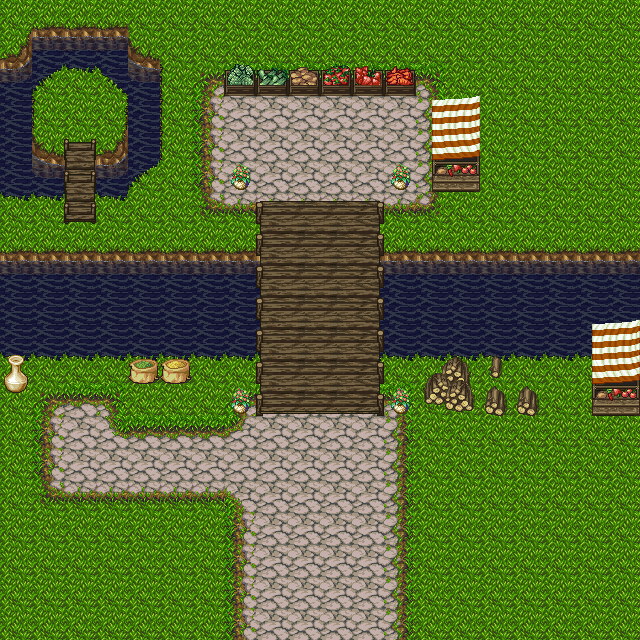

This is a level from a 2D game, rendered from its Tiled map with the project's own tilesets. A one-line summary and the map file follow, with tile-layer data summarised:
An orthogonal 20x20 tile map with 32x32 px tiles, 4 tile layers (Terrain, Over Terrain No Collision, Under Char Collision, Over Char) and 1 object (no-pass).

<map version="1.0" orientation="orthogonal" width="20" height="20" tilewidth="32" tileheight="32">
 <tileset firstgid="1" name="obj" tilewidth="32" tileheight="32">
  <image source="res/tileset/common.png" width="512" height="512" />
 </tileset>
 <layer name="Terrain" width="20" height="20">
  <data>[400 cells, 400 non-empty, 25 distinct tile ids]</data>
 </layer>
 <layer name="Over Terrain No Collision" width="20" height="20">
  <data>[400 cells, 31 non-empty, 12 distinct tile ids]</data>
 </layer>
 <layer name="Under Char Collision" width="20" height="20">
  <data>[400 cells, 86 non-empty, 19 distinct tile ids]</data>
 </layer>
 <objectgroup name="Calque d'objets 1" width="20" height="20" visible="0">
  <object name="Pot" type="no-pass" gid="216" x="402" y="450" />
 </objectgroup>
 <layer name="Over Char" width="20" height="20">
  <data>[400 cells, 7 non-empty, 5 distinct tile ids]</data>
 </layer>
</map>
